Frame 1 (no input): blank canvas, image omitted
Frame 60 (no input): blank canvas, image omitted
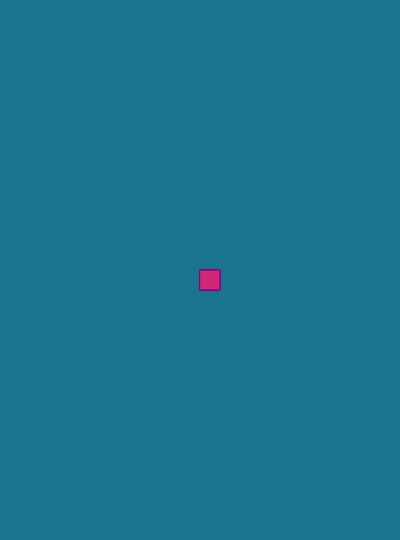
Frame 120 (the mouse pressed at the canvas centre since frame 60)

The p5.js sketch whose frames 1 and 60 were blank and that drew this single picture after the mouse press (run headless with seeded random() and noise() and a simulated clock; from frame 60 on, the mouse is pressed at the canvas centre):

// p5.js sketch
// ── sketch.js
function setup() {
  createCanvas(400, 540); background("rgb(25,117,141)");
}

function draw() {
  
  
  console.log(mouseIsPressed);
  
  if(mouseIsPressed){rect(mouseX, mouseY, 20, 20);
    
  }
  
  fill("rgb(207,38,117)");
  stroke("purple")
  
}
